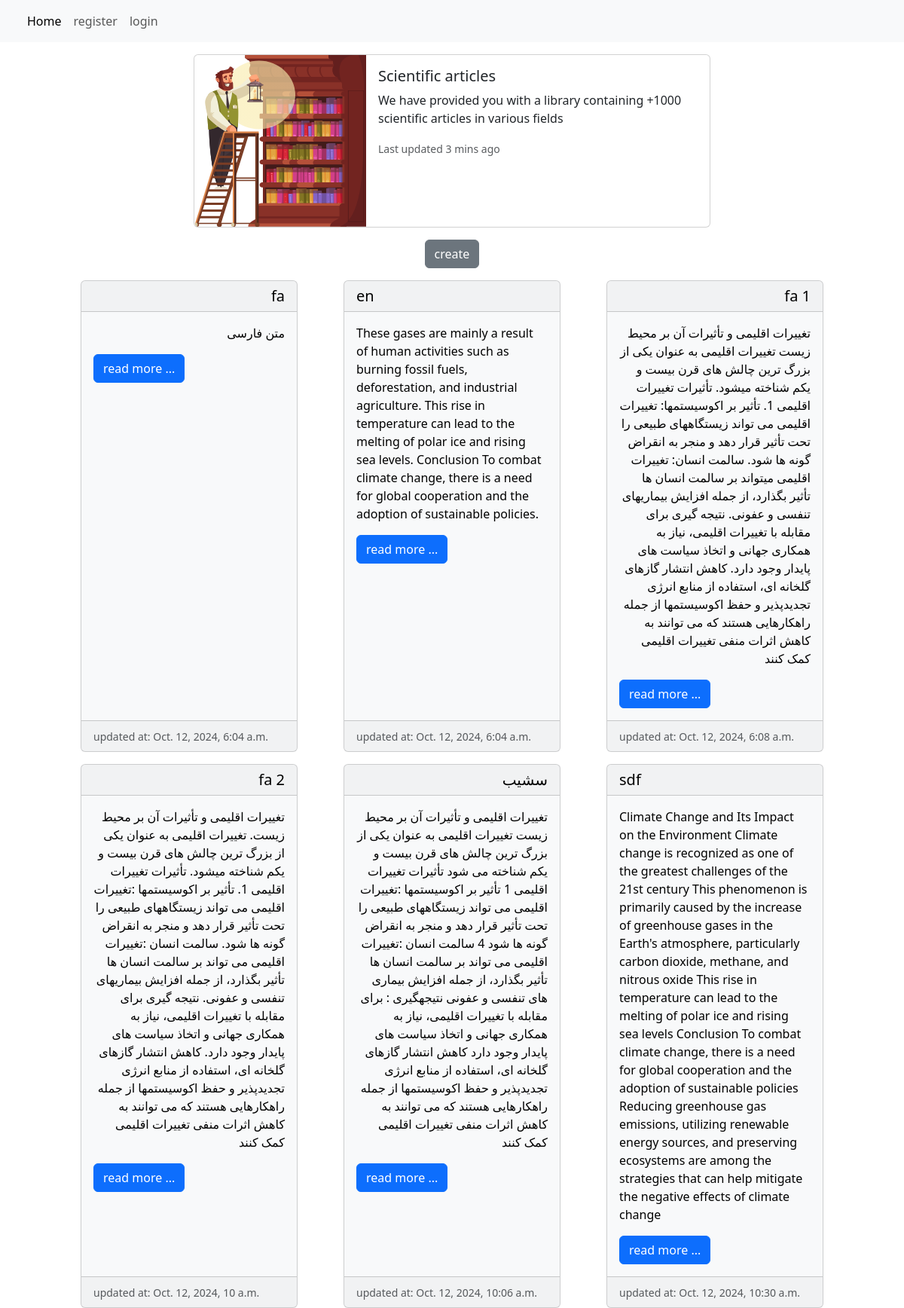
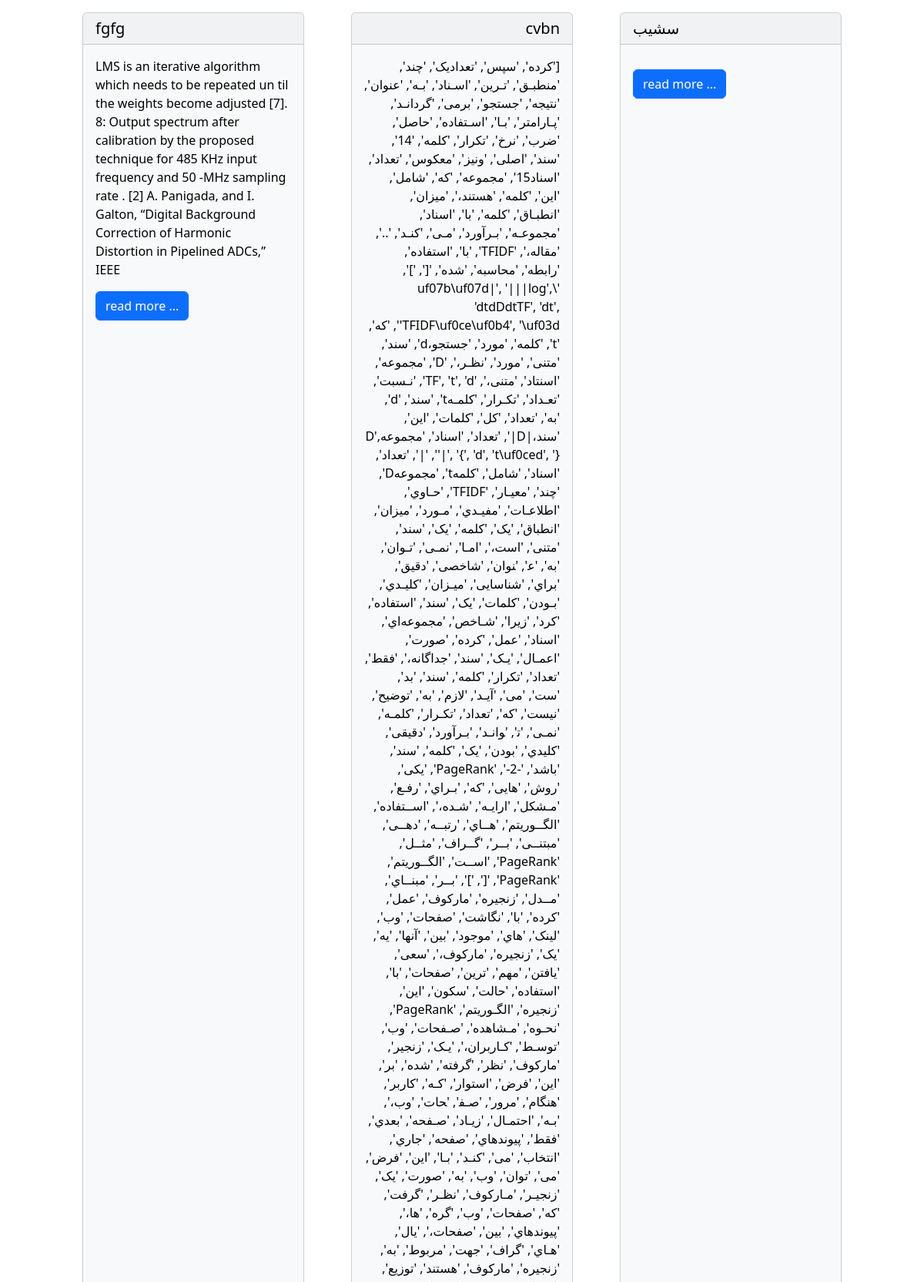
/home/ (upper part), run on the app's committed database (2 pictures, top to bottom).
### home/models.py (models this page shows)
class Article(models.Model):
    title = models.CharField(max_length=100)
    body = models.TextField()
    pdf = models.FileField(upload_to='%Y/%m/%d/')
    lang = models.CharField(max_length=10)
    created = models.DateTimeField(auto_now_add=True)
    owner = models.ManyToManyField(User)

### home/views.py (the view)
# urls.py: 2. Add a URL to urlpatterns:  path('', views.home, name='home')
def home(request):
    articles = Article.objects.all()
    return render(request, 'home.html', {'articles':articles})

### templates/home.html
{% extends 'base.html' %} {% block content %}
<div class="card mb-3">
  <div class="row g-0">
    <div class="col-md-4">
      {% load static %}
      <img
        src="{% static 'svg/library.svg' %}"
        class="img-fluid rounded-start"
        alt="..."
      />
    </div>
    <div class="col-md-8">
      <div class="card-body">
        <h5 class="card-title">Scientific articles</h5>
        <p class="card-text">
          We have provided you with a library containing +1000 scientific
          articles in various fields
        </p>
        <p class="card-text">
          <small class="text-body-secondary">Last updated 3 mins ago</small>
        </p>
      </div>
    </div>
  </div>
</div>
<a href="/upload" class="btn btn-secondary mb-3">create</a>
<div class="d-flex justify-content-evenly flex-wrap" style="width: inherit">
  {% for article in articles %}
  <div class="card text-bg-light mb-3" style="width: 18rem">
    <h5
      class="card-header"
      dir="{% if article.lang == 'fa' %}rtl{% else %}ltr{% endif %}"
    >
      {{ article.title }}
    </h5>
    <div class="card-body">
      <p
        class="card-text"
        dir="{% if article.lang == 'fa' %}rtl{% else %}ltr{% endif %}"
      >
        {{ article.body }}
      </p>
      <a href="{% url 'detail' article.id %}" class="btn btn-primary"
        >read more ...</a
      >
    </div>
    <div class="card-footer">
      <small class="text-body-secondary"
        >updated at: {{ article.created }}</small
      >
    </div>
  </div>
  {%endfor%}
</div>
{% endblock %}

### templates/base.html (shortened to what this page needs)
<!DOCTYPE html>
<html lang="en">
  <head>
    <link
      href="https://cdn.jsdelivr.net/npm/bootstrap@5.3.3/dist/css/bootstrap.min.css"
      rel="stylesheet"
    />
    {% load static %}
    <link
      rel="stylesheet"
      type="text/css"
      href="{% static 'style/form.css' %}"
    />
  </head>
  <body>
    <nav class="navbar navbar-expand-lg bg-body-tertiary">
      <div class="container-fluid">
        <div class="collapse navbar-collapse" id="navbarNavAltMarkup">
          <div class="navbar-nav">
            <a
              class="nav-link active"
              aria-current="page"
              href="{% url 'home' %}"
              >Home</a
            >
            {% if request.user.is_authenticated %}
            <a class="nav-link" href="{% url 'profile'%}">dashboard</a>
            <a class="nav-link" href="{% url 'user_logout' %}">logout</a>
            {% else %}
            <a class="nav-link" href="{% url 'user_register' %}">register</a>
            <a class="nav-link" href="{% url 'user_login' %}">login</a>
            {%endif%}
          </div>
        </div>
      </div>
    </nav>
    <div class="container-sm d-flex justify-content-evenly flex-column align-items-center p-3">{% block content %} {% endblock%}</div>
  </body>
</html>

### data on the page
Article: title "fa", body "متن فارسی", created "Oct. 12, 2024, 6:04 a.m."
Article: title "en", body "These gases are mainly a result of human activities such as burning fossil fuels, deforestation, and industrial agriculture. This rise in temperature can lead to the melting of polar ice and rising sea levels. Conclusion To combat climate change, there is a need for global cooperation and the adoption of sustainable policies.", created "Oct. 12, 2024, 6:04 a.m."
Article: title "fa 1", body "تغییرات اقلیمی و تأثیرات آن بر محیط زیست تغییرات اقلیمی به عنوان یکی از بزرگ ترین چالش های قرن بیست و یکم شناخته میشود. تأثیرات تغییرات اقلیمی 1. تأثیر بر اکوسیستمها: تغییرات اقلیمی می تواند زیستگاههای طبیعی را تحت تأثیر قرار دهد و منجر به انقراض گونه ها شود. سالمت انسان: تغییرات اقلیمی میتواند بر سالمت انسان ها تأثیر بگذارد، از جمله افزایش بیماریهای تنفسی و عفونی. نتیجه گیری برای مقابله با تغییرات اقلیمی، نیاز به همکاری جهانی و اتخاذ سیاست های پایدار وجود دارد. کاهش انتشار گازهای گلخانه ای، استفاده از منابع انرژی تجدیدپذیر و حفظ اکوسیستمها از جمله راهکارهایی هستند که می توانند به کاهش اثرات منفی تغییرات اقلیمی کمک کنند", created "Oct. 12, 2024, 6:08 a.m."
Article: title "fa 2", body "تغییرات اقلیمی و تأثیرات آن بر محیط زیست. تغییرات اقلیمی به عنوان یکی از بزرگ ترین چالش های قرن بیست و یکم شناخته میشود. تأثیرات تغییرات اقلیمی 1. تأثیر بر اکوسیستمها :تغییرات اقلیمی می تواند زیستگاههای طبیعی را تحت تأثیر قرار دهد و منجر به انقراض گونه ها شود. سالمت انسان :تغییرات اقلیمی می تواند بر سالمت انسان ها تأثیر بگذارد، از جمله افزایش بیماریهای تنفسی و عفونی. نتیجه گیری برای مقابله با تغییرات اقلیمی، نیاز به همکاری جهانی و اتخاذ سیاست های پایدار وجود دارد. کاهش انتشار گازهای گلخانه ای، استفاده از منابع انرژی تجدیدپذیر و حفظ اکوسیستمها از جمله راهکارهایی هستند که می توانند به کاهش اثرات منفی تغییرات اقلیمی کمک کنند", created "Oct. 12, 2024, 10 a.m."
Article: title "سشیب", body "تغییرات اقلیمی و تأثیرات آن بر محیط زیست تغییرات اقلیمی به عنوان یکی از بزرگ ترین چالش های قرن بیست و یکم شناخته می شود تأثیرات تغییرات اقلیمی 1 تأثیر بر اکوسیستمها :تغییرات اقلیمی می تواند زیستگاههای طبیعی را تحت تأثیر قرار دهد و منجر به انقراض گونه ها شود 4 سالمت انسان :تغییرات اقلیمی می تواند بر سالمت انسان ها تأثیر بگذارد، از جمله افزایش بیماری های تنفسی و عفونی نتیجهگیری : برای مقابله با تغییرات اقلیمی، نیاز به همکاری جهانی و اتخاذ سیاست های پایدار وجود دارد کاهش انتشار گازهای گلخانه ای، استفاده از منابع انرژی تجدیدپذیر و حفظ اکوسیستمها از جمله راهکارهایی هستند که می توانند به کاهش اثرات منفی تغییرات اقلیمی کمک کنند", created "Oct. 12, 2024, 10:06 a.m."
Article: title "sdf", body "Climate Change and Its Impact on the Environment Climate change is recognized as one of the greatest challenges of the 21st century This phenomenon is primarily caused by the increase of greenhouse gases in the Earth's atmosphere, particularly carbon dioxide, methane, and nitrous oxide This rise in temperature can lead to the melting of polar ice and rising sea levels Conclusion To combat climate change, there is a need for global cooperation and the adoption of sustainable policies Reducing greenhouse gas emissions, utilizing renewable energy sources, and preserving ecosystems are among the strategies that can help mitigate the negative effects of climate change", created "Oct. 12, 2024, 10:30 a.m."
Article: title "fgfg", body "LMS is an iterative algorithm which needs to be repeated un til the weights become adjusted [7]. 8: Output spectrum after calibration by the proposed technique for 485 KHz input frequency and 50 -MHz sampling rate . [2] A. Panigada, and I. Galton, “Digital Background Correction of Harmonic Distortion in Pipelined ADCs,” IEEE"
Article: title "cvbn"
Article: title "سشیب"
